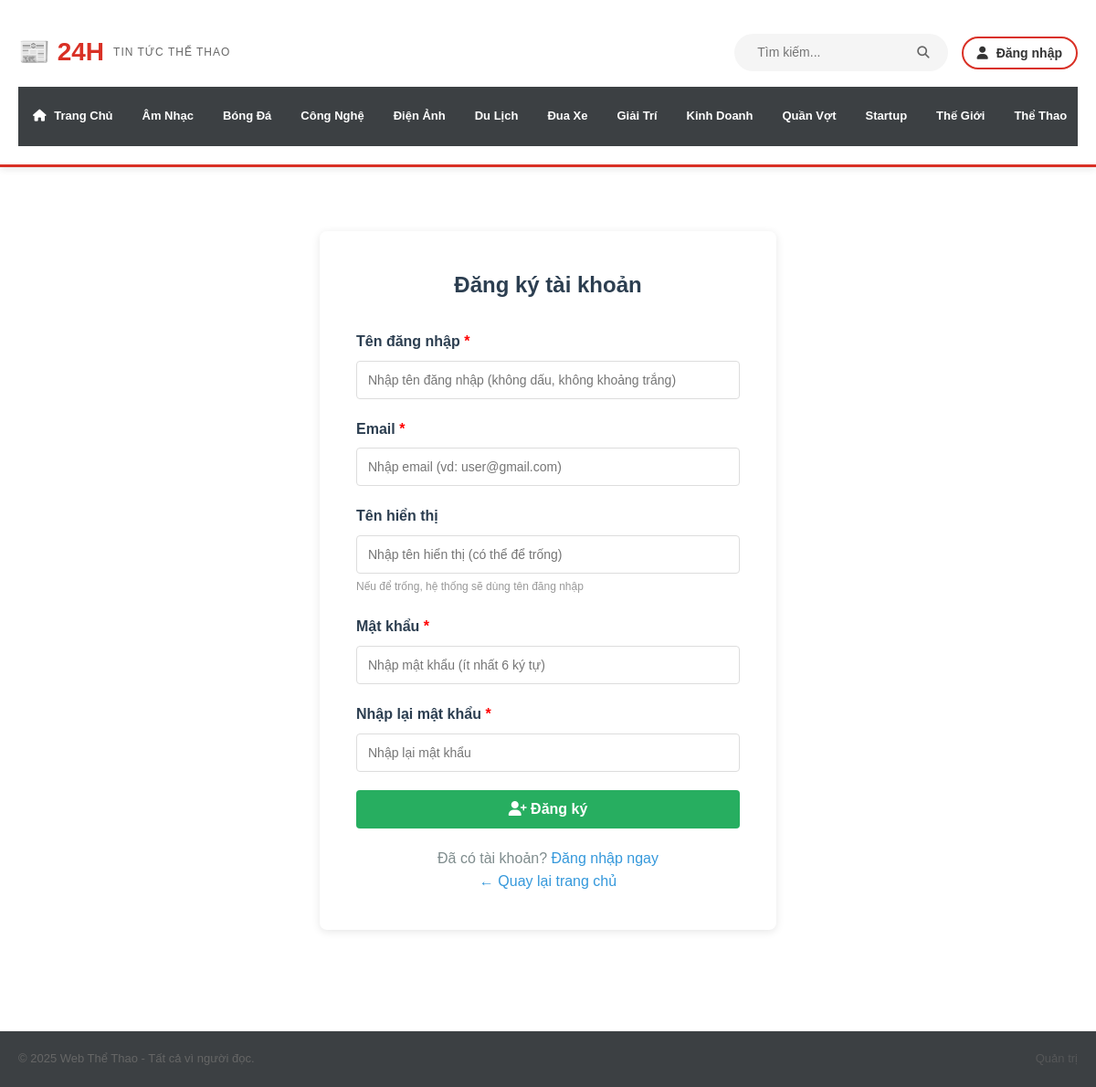
/register.php, run on the app's committed database.
### tables this page shows
CREATE TABLE `categories` (
  `category_id` int(11) NOT NULL AUTO_INCREMENT PRIMARY KEY,
  `name` varchar(100) NOT NULL,
  `slug` varchar(120) UNIQUE NOT NULL,
  `parent_id` int(11) DEFAULT NULL
);

### dbuser.php (called while the page is built, shortened)
<?php
class dbuser {
    private $host = "localhost";
    private $username = "root";
    private $password = "";
    private $database = "webthethao";
    protected $conn;
    private function connect() {
        $this->conn = new mysqli($this->host, $this->username, $this->password, $this->database);
        $this->conn->set_charset("utf8mb4");
    }
    public function layTatCaChuyenMuc() {
        $sql = "SELECT category_id, name, slug, parent_id FROM categories ORDER BY name ASC";
        $result = $this->conn->query($sql);
        return $result->fetch_all(MYSQLI_ASSOC);
    }
}
?>

### register.php (the view, shortened to what this page needs)
<?php
require_once 'dbuser.php';
$db = new dbuser();
$danhMuc = $db->layTatCaChuyenMuc();
?>
<!DOCTYPE html>
<html lang="vi">
<head>
    <link rel="stylesheet" href="style.css?v=<?php echo time(); ?>">
    <link rel="stylesheet" href="https://cdnjs.cloudflare.com/ajax/libs/font-awesome/6.5.2/css/all.min.css">
</head>
<body>
    <header class="site-header">
        <div class="container">
            <div class="header-content">
                <div class="header-top">
                    <div class="site-logo">
                        <a href="index.php">
                            <h1>📰 24H</h1>
                            <span>Tin Tức Thể Thao</span>
                        </a>
                    </div>
                    <div class="header-actions">
                        <form action="index.php" method="get" class="search-form">
                            <input type="text" name="q" placeholder="Tìm kiếm...">
                            <button type="submit"><i class="fa fa-search"></i></button>
                        </form>
                        <div class="user-links">
                            <a href="loginuser.php"><i class="fa fa-user"></i> Đăng nhập</a>
                        </div>
                    </div>
                </div>
                <nav class="main-navigation">
                    <ul>
                        <li><a href="index.php"><i class="fa fa-home"></i> Trang Chủ</a></li>
                        <?php foreach($danhMuc as $dm) { ?>
                        <li><a href="category.php?slug=<?php echo $dm['slug']; ?>"><?php echo $dm['name']; ?></a></li>
                        <?php } ?>
                    </ul>
                </nav>
            </div>
        </div>
    </header>
    <main>
        <div class="container">
            <div class="register-container">
                <h2> Đăng ký tài khoản</h2>
                <form method="POST" action="">
                    <div class="form-group">
                        <label for="username">Tên đăng nhập <span style="color:red;">*</span></label>
                        <input type="text" id="username" name="username"
                               placeholder="Nhập tên đăng nhập (không dấu, không khoảng trắng)"
                               value="<?php if(isset($_POST['username'])) { echo $_POST['username']; } ?>" required>
                    </div>
                    <div class="form-group">
                        <label for="email">Email <span style="color:red;">*</span></label>
                        <input type="email" id="email" name="email"
                               placeholder="Nhập email (vd: user@gmail.com)"
                               value="<?php if(isset($_POST['email'])) { echo $_POST['email']; } ?>" required>
                    </div>
                    <div class="form-group">
                        <label for="display_name">Tên hiển thị</label>
                        <input type="text" id="display_name" name="display_name"
                               placeholder="Nhập tên hiển thị (có thể để trống)"
                               value="<?php if(isset($_POST['display_name'])) { echo $_POST['display_name']; } ?>">
                        <small style="color:#999;font-size:12px;">Nếu để trống, hệ thống sẽ dùng tên đăng nhập</small>
                    </div>
                    <div class="form-group">
                        <label for="password">Mật khẩu <span style="color:red;">*</span></label>
                        <input type="password" id="password" name="password"
                               placeholder="Nhập mật khẩu (ít nhất 6 ký tự)" required>
                    </div>
                    <div class="form-group">
                        <label for="confirm_password">Nhập lại mật khẩu <span style="color:red;">*</span></label>
                        <input type="password" id="confirm_password" name="confirm_password"
                               placeholder="Nhập lại mật khẩu" required>
                    </div>
                    <button type="submit" class="btn-register">
                        <i class="fa fa-user-plus"></i> Đăng ký
                    </button>
                </form>
                <div class="form-footer">
                    <p>Đã có tài khoản? <a href="loginuser.php"> Đăng nhập ngay</a></p>
                    <p><a href="index.php">← Quay lại trang chủ</a></p>
                </div>
            </div>
        </div>
    </main>
    <footer style="margin-top:40px;padding:20px 0;border-top:1px solid #eee;color:#666;font-size:13px">
        <div class="container" style="display:flex;justify-content:space-between;align-items:center">
            <div>© 2025 Web Thể Thao - Tất cả vì người đọc.</div>
            <div style="opacity:.6">
                <a href="admin/login.php" title="Đăng nhập quản trị" style="color:#666;text-decoration:none">Quản trị</a>
            </div>
        </div>
    </footer>
</body>
</html>

### style.css (style rules this page uses)
* { margin: 0; padding: 0; box-sizing: border-box; }
html { height: 100%; }
body { font-family: Arial, sans-serif; line-height: 1.6; color: #333; background-color: #ffffff; display: flex; flex-direction: column; min-height: 100vh; }
main { flex: 1 0 auto; }
footer { flex-shrink: 0; }
.container { max-width: 1200px; margin: 0 auto; padding: 0 20px; }
header { background-color: #ffffff; color: #333; padding: 20px 0; box-shadow: 0 2px 5px rgba(0,0,0,0.1); }
header h1 { font-size: 28px; margin-bottom: 10px; }
nav { background-color: #34495e; padding: 10px 0; }
nav ul { list-style: none; display: flex; gap: 20px; }
nav ul li a { color: white; text-decoration: none; padding: 8px 15px; display: block; border-radius: 4px; transition: background-color 0.3s; }
main { margin: 20px 0; }
footer { background-color: #3c4043; color: #e8eaed; text-align: center; padding: 25px 0; margin-top: 40px; border-top: 3px solid #d93025; }
footer a { color: #aecbfa; text-decoration: none; }
.site-header { background-color: #ffffff; box-shadow: 0 2px 8px rgba(0,0,0,0.1); position: sticky; top: 0; z-index: 1000; border-bottom: 3px solid #d93025; }
.header-content { display: flex; flex-direction: column; padding: 15px 0 0 0; gap: 0; }
.header-top { display: flex; justify-content: space-between; align-items: center; padding-bottom: 15px; }
.site-logo a { text-decoration: none; display: flex; align-items: center; gap: 10px; }
.site-logo h1 { font-size: 28px; color: #d93025; margin: 0; font-weight: bold; }
.site-logo span { font-size: 12px; color: #666; text-transform: uppercase; letter-spacing: 1px; }
.header-actions { display: flex; align-items: center; gap: 15px; }
.search-form { display: flex; align-items: center; background-color: #f5f5f5; border-radius: 25px; padding: 8px 15px; transition: all 0.3s; }
.search-form input { border: none; background: transparent; outline: none; padding: 0 10px; font-size: 14px; width: 180px; }
.search-form button { border: none; background: transparent; color: #666; cursor: pointer; padding: 5px; transition: color 0.3s; }
.user-links a { color: #333; text-decoration: none; font-size: 14px; font-weight: 600; padding: 8px 15px; border-radius: 20px; border: 2px solid #d93025; transition: all 0.3s; white-space: nowrap; }
.user-links a i { margin-right: 5px; }
.main-navigation { background-color: #3c4043; width: 100%; overflow-x: auto; }
.main-navigation ul { list-style: none; display: flex; gap: 0; margin: 0; padding: 0; flex-wrap: nowrap; }
.main-navigation li { flex-shrink: 0; }
.main-navigation li a { display: block; padding: 12px 16px; color: #fff; text-decoration: none; font-weight: 600; font-size: 13px; transition: all 0.3s; text-transform: capitalize; white-space: nowrap; }
.main-navigation li a i { margin-right: 5px; }

### register.php (style rules this page uses)
.register-container { max-width: 500px; margin: 50px auto; background-color: white; padding: 40px; border-radius: 8px; box-shadow: 0 2px 10px rgba(0,0,0,0.1); }
.register-container h2 { color: #2c3e50; text-align: center; margin-bottom: 30px; }
.form-group { margin-bottom: 20px; }
.form-group label { display: block; color: #2c3e50; font-weight: bold; margin-bottom: 8px; }
.form-group input { width: 100%; padding: 12px; border: 1px solid #ddd; border-radius: 4px; font-size: 14px; box-sizing: border-box; }
.btn-register { width: 100%; padding: 12px; background-color: #27ae60; color: white; border: none; border-radius: 4px; font-size: 16px; font-weight: bold; cursor: pointer; transition: background-color 0.3s; }
.form-footer { text-align: center; margin-top: 20px; color: #7f8c8d; }
.form-footer a { color: #3498db; text-decoration: none; }

### data on the page
categories: name "Âm Nhạc"
categories: name "Bóng Đá"
categories: name "Công Nghệ"
categories: name "Điện Ảnh"
categories: name "Du Lịch"
categories: name "Đua Xe"
categories: name "Giải Trí"
categories: name "Kinh Doanh"
categories: name "Quần Vợt"
categories: name "Startup"
categories: name "Thế Giới"
categories: name "Thể Thao"
